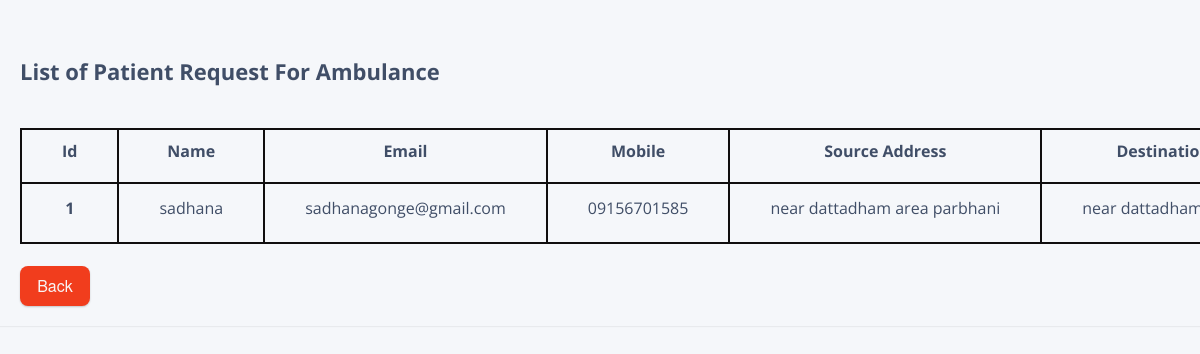
The app's page /driver/patientrequest.php (signed in) with its own data.
### tables this page shows
CREATE TABLE `bookings` (
  `id` int(11) NOT NULL,
  `first_name` varchar(255) NOT NULL,
  `last_name` varchar(255) NOT NULL,
  `mobile_no` varchar(15) NOT NULL,
  `email` varchar(255) NOT NULL,
  `source_address` text NOT NULL,
  `destination_address` text NOT NULL,
  `price` decimal(10,2) NOT NULL,
  `note` text DEFAULT NULL,
  `ambulancetype` varchar(255) NOT NULL,
  `payee_name` varchar(255) NOT NULL,
  `description` varchar(255) NOT NULL,
  `date` datetime DEFAULT current_timestamp(),
  `status` int(1) NOT NULL
);

### driver/patientrequest.php (the view, shortened to what this page needs)
<!DOCTYPE html>
<html lang="en">
<head>
<link rel="stylesheet" href="https://maxcdn.bootstrapcdn.com/font-awesome/4.7.0/css/font-awesome.min.css">
<link rel="stylesheet" href="https://cdnjs.cloudflare.com/ajax/libs/font-awesome/6.4.2/css/all.min.css" />
<link rel="stylesheet" href="patientrequest.css?v=<?php echo time();?>">
<div class="scroll-container">
<div class="container-lg">
    <div class="table-responsive">
        <div class="table-wrapper">
            <div class="table-title">
                <div class="row">
                   <div class="col-sm-8"><h2>List of <b> Patient Request For Ambulance</b></h2></div><br>
                </div>
            </div>
            <?php
            $sql ="SELECT * FROM bookings";
            $conn = mysqli_connect('localhost','root','','user_db');
            $result=$conn->query($sql);
            if($result->num_rows > 0)
            {
            ?>
            <table class="table table-bordered">
                <thead>
                    <tr>
                        <th>Id</th>
                        <th>Name</th>
                        <th>Email</th>
                        <th>Mobile</th>
                        <th>Source Address</th>
                        <th>Destination Address</th>
                    </tr>
                </thead>
                <tbody>
                 <?php   while($row = $result->fetch_assoc()){
                   echo '<tr>';
                   echo '<th scope="row">'.$row['id'].'</th>';
                   echo  '<td>'.$row['first_name'].'</td>';
                   echo  '<td>'.$row['email'].'</td>';
                   echo  '<td>'.$row['mobile_no'].'</td>';
                   echo  '<td>'.$row['source_address'].'</td>';
                   echo  '<td>'.$row['destination_address'].'</td>';
                     } ?>
                </tbody>
            </table>
            <?php } else { echo "0 Result";}
            ?>
            <br>
            <a href="driverdashboard.php" class="btn4 btn-secondary">Back</a>
            </div>
        </div>
    </div>
</div>
</body>
</html>

### driver/patientrequest.css (style rules this page uses)
.table-wrapper { width: 3000px; margin: 30px auto; background:#f5f7fa; padding: 20px; box-shadow: 0 1px 1px rgba(0,0,0,.05); }
.table-title { padding-bottom: 10px; margin: 0 0 10px; }
.table-title h2 { margin: 6px 0 0; font-size: 22px; }
table, th, td { border: 2px solid rgb(20, 2, 2); border-collapse: collapse; }
th, td { padding-top: 10px; padding-bottom: 20px; padding-left: 40px; padding-right: 40px; }
table.table { table-layout: fixed; }
table.table tr th, table.table tr td { border-color: #100e0e; }
a { text-decoration: none; }
.btn4 { box-shadow: 0 1px 2px 0 rgba(0,0,0,.2); border: none; color: #fff; width: 70px; height:40px; background-color: #f13d1d; text-decoration: none; border-radius: 8px; border-style: none; box-sizing: border-box; color: #f8f4f4; cursor: pointer; display: inline-block; font-family: "Haas Grot Text R Web", "Helvetica Neue", Helvetica, Arial, sans-serif; font-size: 16px; font-weight: 500; line-height: 20px; list-style: none; margin: 0; outline: none; padding: 10px 16px; position: relative; text-align: center; text-decoration: none; transition: color 100ms; vertical-align: baseline; user-select: none; -webkit-user-select: none; touch-action: manipulation; }

### driver/patientrequest.php (style rules this page uses)
.scroll-container { overflow-x: auto; white-space: nowrap; }

### records on screen
bookings: id "1", first_name "sadhana", email "sadhanagonge@gmail.com", mobile_no "09156701585", source_address "near dattadham area parbhani", destination_address "near…"
